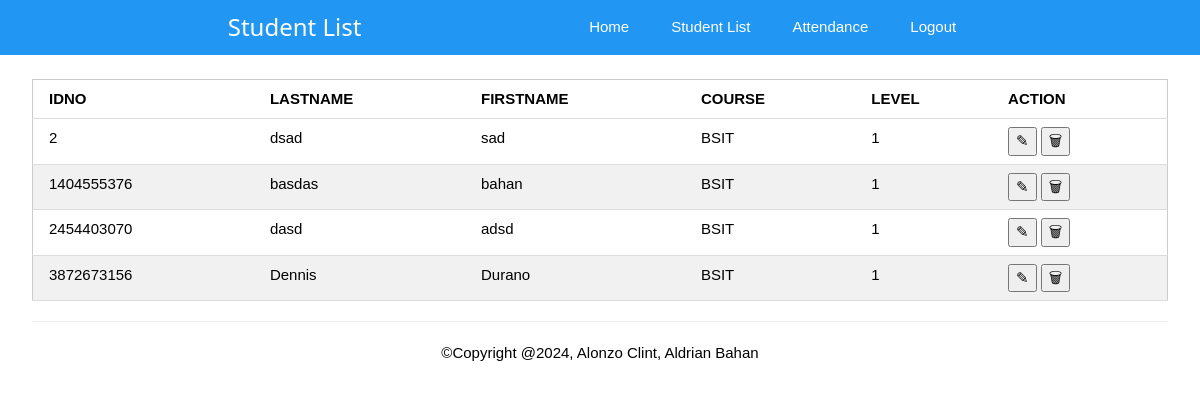
Page /studlist on the earlier database version.
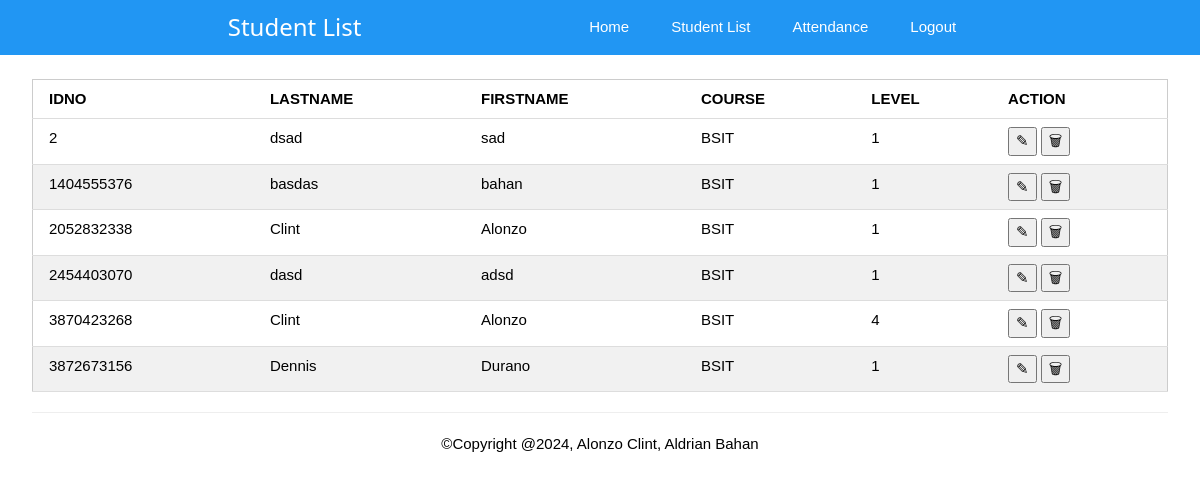
Same page on the later database version.
### tables this page shows
CREATE TABLE students (
    idno INTEGER PRIMARY KEY,
    firstname TEXT NOT NULL,
    lastname TEXT NOT NULL,
    course TEXT,
    level TEXT,
    image TEXT
);

### app.py (the view)
@app.route("/studlist")
def studlist()->None:
    students = get_students()
    return render_template("studentlist.html",  pagetitle="Student List", students=students)

### app.py (called while the page is built)
def getprocess(sql: str, params: tuple = ()) -> list:
    with connect(database) as db:
        db.row_factory = Row
        cursor = db.cursor()
        cursor.execute(sql, params)
        data = cursor.fetchall()
    return data

def get_students() -> list:
    sql = "SELECT * FROM `students`"
    return getprocess(sql)

### templates/studentlist.html (shortened to what this page needs)
{% extends 'base.html' %}
{% block content %}
<div class="w3-container w3-margin-top">
      <table id="studentTable" class="w3-table-all">
                <thead>
                    <tr>
                        <th>IDNO</th>
                        <th class="w3-hide-small w3-hide-medium">LASTNAME</th>
                        <th class="w3-hide-small w3-hide-medium">FIRSTNAME</th>
                        <th class="w3-hide-small w3-hide-medium">COURSE</th>
                        <th class="w3-hide-small w3-hide-medium">LEVEL</th>
                        <th>ACTION</th>
                    </tr>
                </thead>
                <tbody>
                    {% for student in students %}
                    <tr data-student-id="{{ student[0] }}">
                        <td>{{ student[0] }}</td>
                        <td class="w3-hide-small w3-hide-medium">{{ student[1] }}</td>
                        <td class="w3-hide-small w3-hide-medium">{{ student[2] }}</td>
                        <td class="w3-hide-small w3-hide-medium">{{ student[3] }}</td>
                        <td class="w3-hide-small w3-hide-medium">{{ student[4] }}</td>
                        <td>
                            <button onclick="editStudent({{ student[0] }})">&#9998;</button>
                            <button onclick="deleteStudent({{ student[0] }})">&#128465;</button>
                        </td>
                    </tr>
                    {% endfor %}
                </tbody>
            </table>
    {% endblock %}

### templates/base.html (shortened to what this page needs)
<!DOCTYPE html>
<html>
	<head>
		<link rel="stylesheet" href="{{ url_for('static',filename='css/w3.css')}}">
	</head>
	<body onload="myfocus()">
		<div class="w3-bar w3-container w3-padding w3-blue" style="display: flex; align-items: center; justify-content: space-between;">
			<h3 style="margin: 0;">{{ pagetitle }}</h3>
			<div style="display: flex; gap: 10px;">
				<a href="/mainpage" class="w3-bar-item w3-button">Home</a>
				<a href="{{ url_for('studlist') }}" class="w3-bar-item w3-button {% if request.endpoint == 'home' %}w3-light-grey{% endif %}">Student List</a>
				<a href="/attendance" class="w3-bar-item w3-button">Attendance</a>
				<a href="{{ url_for('admin') }}" class="w3-bar-item w3-button">Logout</a>
			</div>
		</div>
		<div class="w3-container w3-padding">
			{% block content %}
			{% endblock %}
			<hr/>
			<div class="w3-center">
				&copy;Copyright @2024, Alonzo Clint, Aldrian Bahan
			</div>
		</div>
	</body>

### static/css/w3.css (style rules this page uses)
html { box-sizing:border-box }
*,*:before,*:after { box-sizing:inherit }
html { -ms-text-size-adjust:100%;-webkit-text-size-adjust:100% }
body { margin:0 }
a { background-color:transparent }
hr { box-sizing:content-box;height:0;overflow:visible }
button,input,select,textarea,optgroup { font:inherit;margin:0 }
button,input { overflow:visible }
button,select { text-transform:none }
button,[type=button],[type=reset],[type=submit] { -webkit-appearance:button }
html,body { font-family:Verdana,sans-serif;font-size:15px;line-height:1.5 }
html { overflow-x:hidden }
h3 { font-size:24px }
h1,h2,h3,h4,h5,h6 { font-family:"Segoe UI",Arial,sans-serif;font-weight:400;margin:10px 0 }
hr { border:0;border-top:1px solid #eee;margin:20px 0 }
a { color:inherit }
.w3-table,.w3-table-all { border-collapse:collapse;border-spacing:0;width:100%;display:table }
.w3-table-all { border:1px solid #ccc }
.w3-bordered tr,.w3-table-all tr { border-bottom:1px solid #ddd }
.w3-table-all tr:nth-child(odd) { background-color:#fff }
.w3-table-all tr:nth-child(even) { background-color:#f1f1f1 }
.w3-table td,.w3-table th,.w3-table-all td,.w3-table-all th { padding:8px 8px;display:table-cell;text-align:left;vertical-align:top }
.w3-table th:first-child,.w3-table td:first-child,.w3-table-all th:first-child,.w3-table-all td:first-child { padding-left:16px }
.w3-btn,.w3-button { border:none;display:inline-block;padding:8px 16px;vertical-align:middle;overflow:hidden;text-decoration:none;color:inherit;background-color:inherit;text-align:center;cursor:pointer;white-space:nowrap }
.w3-btn,.w3-button { -webkit-touch-callout:none;-webkit-user-select:none;-khtml-user-select:none;-moz-user-select:none;-ms-user-select:none;user-select:none }
.w3-bar { width:100%;overflow:hidden }
.w3-bar .w3-bar-item { padding:8px 16px;float:left;width:auto;border:none;display:block;outline:0 }
.w3-bar .w3-button { white-space:normal }
.w3-container:after,.w3-container:before,.w3-panel:after,.w3-panel:before,.w3-row:after,.w3-row:before,.w3-row-padding:after,.w3-row-padding:before, .w3-cell-row:before,.w3-cell-row:after,.w3-clear:after,.w3-clear:before,.w3-bar:before,.w3-bar:after { content:"";display:table;clear:both }
.w3-container,.w3-panel { padding:0.01em 16px }
.w3-center { text-align:center!important }
.w3-margin-top { margin-top:16px!important }
.w3-padding { padding:8px 16px!important }
.w3-blue,.w3-hover-blue:hover { color:#fff!important;background-color:#2196F3!important }

Differences in the rows shown:
added students: idno "2052832338", firstname "Clint", lastname "Alonzo", course "BSIT", level "1"
added students: idno "3870423268", firstname "Clint", lastname "Alonzo", course "BSIT", level "4"
